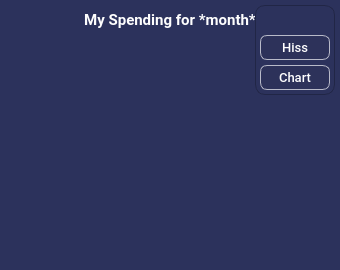
    <widget class="QWidget" name="month" native="true">
     <property name="geometry">
      <rect>
       <x>10</x>
       <y>130</y>
       <width>340</width>
       <height>270</height>
      </rect>
     </property>
     <property name="minimumSize">
      <size>
       <width>340</width>
       <height>270</height>
      </size>
     </property>
     <property name="maximumSize">
      <size>
       <width>340</width>
       <height>275</height>
      </size>
     </property>
     <property name="styleSheet">
      <string notr="true">background-color: #2c325c;
border-radius:10px;</string>
     </property>
     <widget class="QLabel" name="titlemonth">
      <property name="geometry">
       <rect>
        <x>0</x>
        <y>10</y>
        <width>340</width>
        <height>20</height>
       </rect>
      </property>
      <property name="font">
       <font>
        <family>Roboto</family>
        <pointsize>11</pointsize>
        <weight>75</weight>
        <bold>true</bold>
       </font>
      </property>
      <property name="styleSheet">
       <string notr="true">background: none;</string>
      </property>
      <property name="text">
       <string>&lt;html&gt;&lt;head/&gt;&lt;body&gt;&lt;p align=&quot;center&quot;&gt;&lt;span style=&quot; color:#fefefe;&quot;&gt;My Spending for *month*&lt;/span&gt;&lt;/p&gt;&lt;/body&gt;&lt;/html&gt;</string>
      </property>
     </widget>
     <widget class="QLabel" name="monthchar">
      <property name="geometry">
       <rect>
        <x>20</x>
        <y>40</y>
        <width>310</width>
        <height>200</height>
       </rect>
      </property>
      <property name="minimumSize">
       <size>
        <width>310</width>
        <height>200</height>
       </size>
      </property>
      <property name="maximumSize">
       <size>
        <width>310</width>
        <height>200</height>
       </size>
      </property>
      <property name="font">
       <font>
        <family>Roboto Black</family>
        <pointsize>14</pointsize>
        <weight>75</weight>
        <bold>true</bold>
       </font>
      </property>
      <property name="styleSheet">
       <string notr="true">background-color: none;
border-radius: 20px;</string>
      </property>
      <property name="text">
       <string>&lt;html&gt;&lt;head/&gt;&lt;body&gt;&lt;p align=&quot;center&quot;&gt;&lt;br/&gt;&lt;/p&gt;&lt;/body&gt;&lt;/html&gt;</string>
      </property>
     </widget>
     <widget class="QWidget" name="widget_4" native="true">
      <property name="enabled">
       <bool>true</bool>
      </property>
      <property name="geometry">
       <rect>
        <x>255</x>
        <y>5</y>
        <width>80</width>
        <height>90</height>
       </rect>
      </property>
      <property name="minimumSize">
       <size>
        <width>80</width>
        <height>90</height>
       </size>
      </property>
      <property name="maximumSize">
       <size>
        <width>80</width>
        <height>90</height>
       </size>
      </property>
      <property name="styleSheet">
       <string notr="true">border-radius: 10px;
border: 1px solid #212646;</string>
      </property>
      <widget class="QPushButton" name="hiss1">
       <property name="enabled">
        <bool>true</bool>
       </property>
       <property name="geometry">
        <rect>
         <x>5</x>
         <y>30</y>
         <width>70</width>
         <height>25</height>
        </rect>
       </property>
       <property name="minimumSize">
        <size>
         <width>70</width>
         <height>25</height>
        </size>
       </property>
       <property name="maximumSize">
        <size>
         <width>70</width>
         <height>25</height>
        </size>
       </property>
       <property name="font">
        <font>
         <family>Roboto Medium</family>
         <pointsize>10</pointsize>
         <weight>50</weight>
         <bold>false</bold>
        </font>
       </property>
       <property name="styleSheet">
        <string notr="true">color: #fff;
background-color: #2d325a;
border: 1px solid #b9bbc9;
border-radius: 7px;</string>
       </property>
       <property name="text">
        <string>Hiss</string>
       </property>
       <property name="checkable">
        <bool>false</bool>
       </property>
       <attribute name="buttonGroup">
        <string notr="true">changeTypeChart</string>
       </attribute>
      </widget>
      <widget class="QPushButton" name="chart1">
       <property name="geometry">
        <rect>
         <x>5</x>
         <y>60</y>
         <width>70</width>
         <height>25</height>
        </rect>
       </property>
       <property name="minimumSize">
        <size>
         <width>70</width>
         <height>25</height>
        </size>
       </property>
       <property name="maximumSize">
        <size>
         <width>70</width>
         <height>25</height>
        </size>
       </property>
       <property name="font">
        <font>
         <family>Roboto Medium</family>
         <pointsize>10</pointsize>
         <weight>50</weight>
         <bold>false</bold>
        </font>
       </property>
       <property name="styleSheet">
        <string notr="true">color: #fff;
background-color: #2d325a;
border: 1px solid #b9bbc9;
border-radius: 7px;</string>
       </property>
       <property name="text">
        <string>Chart</string>
       </property>
       <attribute name="buttonGroup">
        <string notr="true">changeTypeChart</string>
       </attribute>
      </widget>
     </widget>
     <widget class="QPushButton" name="chart_menu1">
      <property name="geometry">
       <rect>
        <x>300</x>
        <y>10</y>
        <width>30</width>
        <height>18</height>
       </rect>
      </property>
      <property name="minimumSize">
       <size>
        <width>30</width>
        <height>18</height>
       </size>
      </property>
      <property name="maximumSize">
       <size>
        <width>30</width>
        <height>18</height>
       </size>
      </property>
      <property name="styleSheet">
       <string notr="true">background-image: url('sources/icons/buttons_images/menu.png');
background-repeat: none;
background-position: right;
border: none;</string>
      </property>
      <property name="text">
       <string/>
      </property>
      <attribute name="buttonGroup">
       <string notr="true">menubuttons</string>
      </attribute>
     </widget>
    </widget>
